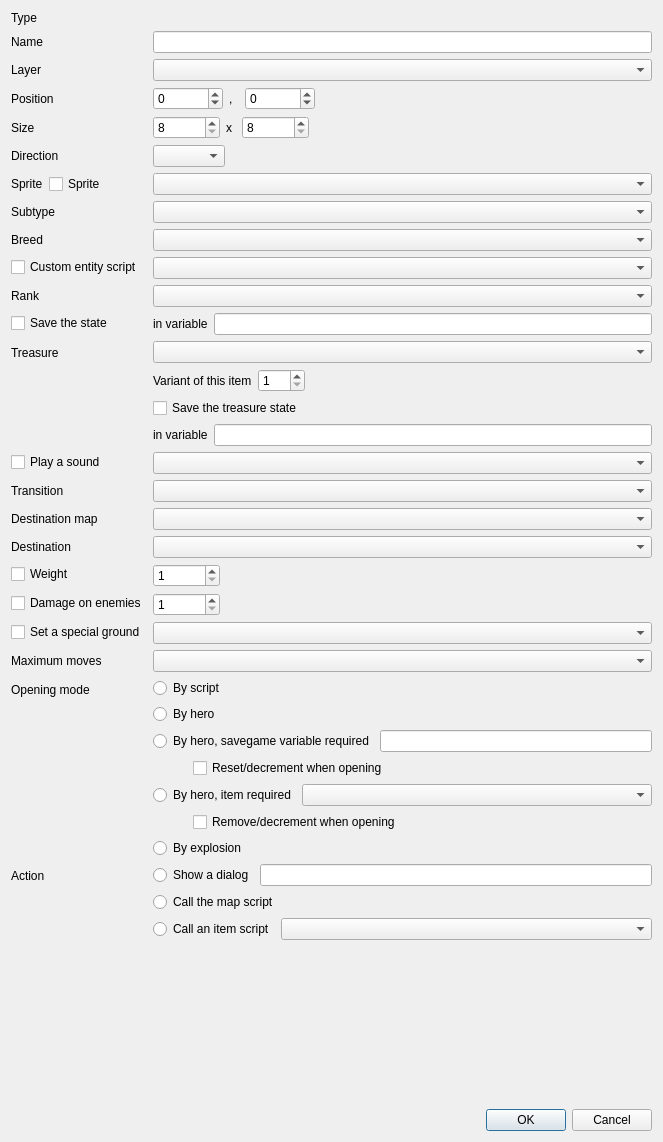
<?xml version="1.0" encoding="UTF-8"?>
<ui version="4.0">
 <class>EditEntityDialog</class>
 <widget class="QDialog" name="EditEntityDialog">
  <property name="geometry">
   <rect>
    <x>0</x>
    <y>0</y>
    <width>663</width>
    <height>1142</height>
   </rect>
  </property>
  <property name="sizePolicy">
   <sizepolicy hsizetype="Expanding" vsizetype="Preferred">
    <horstretch>0</horstretch>
    <verstretch>0</verstretch>
   </sizepolicy>
  </property>
  <property name="windowTitle">
   <string>Edit an entity</string>
  </property>
  <layout class="QVBoxLayout" name="verticalLayout_3">
   <item>
    <layout class="QFormLayout" name="form_layout">
     <property name="fieldGrowthPolicy">
      <enum>QFormLayout::AllNonFixedFieldsGrow</enum>
     </property>
     <item row="0" column="0">
      <widget class="QLabel" name="type_label">
       <property name="text">
        <string>Type</string>
       </property>
      </widget>
     </item>
     <item row="0" column="1">
      <widget class="QLabel" name="type_field">
       <property name="font">
        <font>
         <weight>75</weight>
         <bold>true</bold>
        </font>
       </property>
       <property name="text">
        <string/>
       </property>
      </widget>
     </item>
     <item row="1" column="0">
      <widget class="QLabel" name="name_label">
       <property name="text">
        <string>Name</string>
       </property>
      </widget>
     </item>
     <item row="1" column="1">
      <widget class="QLineEdit" name="name_field"/>
     </item>
     <item row="2" column="0">
      <widget class="QLabel" name="layer_label">
       <property name="text">
        <string>Layer</string>
       </property>
      </widget>
     </item>
     <item row="2" column="1">
      <widget class="EnumSelector&lt;Layer&gt;" name="layer_field"/>
     </item>
     <item row="3" column="0">
      <widget class="QLabel" name="position_label">
       <property name="text">
        <string>Position</string>
       </property>
      </widget>
     </item>
     <item row="3" column="1">
      <widget class="QWidget" name="xy_layout" native="true">
       <layout class="QHBoxLayout" name="layout_2">
        <property name="leftMargin">
         <number>0</number>
        </property>
        <property name="topMargin">
         <number>0</number>
        </property>
        <property name="rightMargin">
         <number>0</number>
        </property>
        <property name="bottomMargin">
         <number>0</number>
        </property>
        <item>
         <widget class="QSpinBox" name="x_field">
          <property name="sizePolicy">
           <sizepolicy hsizetype="Minimum" vsizetype="Fixed">
            <horstretch>0</horstretch>
            <verstretch>0</verstretch>
           </sizepolicy>
          </property>
          <property name="maximumSize">
           <size>
            <width>70</width>
            <height>16777215</height>
           </size>
          </property>
          <property name="minimum">
           <number>-999999</number>
          </property>
          <property name="maximum">
           <number>999999</number>
          </property>
          <property name="singleStep">
           <number>8</number>
          </property>
         </widget>
        </item>
        <item>
         <widget class="QLabel" name="xy_comma_label">
          <property name="minimumSize">
           <size>
            <width>10</width>
            <height>0</height>
           </size>
          </property>
          <property name="text">
           <string>,</string>
          </property>
         </widget>
        </item>
        <item>
         <widget class="QSpinBox" name="y_field">
          <property name="maximumSize">
           <size>
            <width>70</width>
            <height>16777215</height>
           </size>
          </property>
          <property name="minimum">
           <number>-999999</number>
          </property>
          <property name="maximum">
           <number>999999</number>
          </property>
          <property name="singleStep">
           <number>8</number>
          </property>
         </widget>
        </item>
        <item>
         <spacer name="xy_spacer">
          <property name="orientation">
           <enum>Qt::Horizontal</enum>
          </property>
          <property name="sizeHint" stdset="0">
           <size>
            <width>40</width>
            <height>20</height>
           </size>
          </property>
         </spacer>
        </item>
       </layout>
      </widget>
     </item>
     <item row="4" column="0">
      <widget class="QLabel" name="size_label">
       <property name="text">
        <string>Size</string>
       </property>
      </widget>
     </item>
     <item row="4" column="1">
      <widget class="QWidget" name="size_layout" native="true">
       <layout class="QHBoxLayout" name="layout">
        <property name="leftMargin">
         <number>0</number>
        </property>
        <property name="topMargin">
         <number>0</number>
        </property>
        <property name="rightMargin">
         <number>0</number>
        </property>
        <property name="bottomMargin">
         <number>0</number>
        </property>
        <item>
         <widget class="QSpinBox" name="width_field">
          <property name="maximumSize">
           <size>
            <width>70</width>
            <height>16777215</height>
           </size>
          </property>
          <property name="minimum">
           <number>8</number>
          </property>
          <property name="maximum">
           <number>999999</number>
          </property>
          <property name="singleStep">
           <number>8</number>
          </property>
         </widget>
        </item>
        <item>
         <widget class="QLabel" name="size_cross_label">
          <property name="minimumSize">
           <size>
            <width>10</width>
            <height>0</height>
           </size>
          </property>
          <property name="text">
           <string>x</string>
          </property>
         </widget>
        </item>
        <item>
         <widget class="QSpinBox" name="height_field">
          <property name="maximumSize">
           <size>
            <width>70</width>
            <height>16777215</height>
           </size>
          </property>
          <property name="minimum">
           <number>8</number>
          </property>
          <property name="maximum">
           <number>999999</number>
          </property>
          <property name="singleStep">
           <number>8</number>
          </property>
         </widget>
        </item>
        <item>
         <spacer name="size_spacer">
          <property name="orientation">
           <enum>Qt::Horizontal</enum>
          </property>
          <property name="sizeHint" stdset="0">
           <size>
            <width>40</width>
            <height>20</height>
           </size>
          </property>
         </spacer>
        </item>
       </layout>
      </widget>
     </item>
     <item row="5" column="0">
      <widget class="QLabel" name="direction_label">
       <property name="text">
        <string>Direction</string>
       </property>
      </widget>
     </item>
     <item row="5" column="1">
      <widget class="QWidget" name="direction_layout" native="true">
       <layout class="QHBoxLayout" name="layout_4">
        <property name="leftMargin">
         <number>0</number>
        </property>
        <property name="topMargin">
         <number>0</number>
        </property>
        <property name="rightMargin">
         <number>0</number>
        </property>
        <property name="bottomMargin">
         <number>0</number>
        </property>
        <item>
         <widget class="QComboBox" name="direction_field"/>
        </item>
        <item>
         <spacer name="direction_spacer">
          <property name="orientation">
           <enum>Qt::Horizontal</enum>
          </property>
          <property name="sizeHint" stdset="0">
           <size>
            <width>40</width>
            <height>20</height>
           </size>
          </property>
         </spacer>
        </item>
       </layout>
      </widget>
     </item>
     <item row="6" column="0">
      <widget class="QWidget" name="sprite_label_checkbox" native="true">
       <layout class="QHBoxLayout" name="horizontalLayout_2">
        <property name="leftMargin">
         <number>0</number>
        </property>
        <property name="topMargin">
         <number>0</number>
        </property>
        <property name="rightMargin">
         <number>0</number>
        </property>
        <property name="bottomMargin">
         <number>0</number>
        </property>
        <item>
         <widget class="QLabel" name="sprite_label">
          <property name="text">
           <string>Sprite</string>
          </property>
         </widget>
        </item>
        <item>
         <widget class="QCheckBox" name="sprite_checkbox">
          <property name="text">
           <string>Sprite</string>
          </property>
         </widget>
        </item>
       </layout>
      </widget>
     </item>
     <item row="6" column="1">
      <widget class="ResourceSelector" name="sprite_field"/>
     </item>
     <item row="7" column="0">
      <widget class="QLabel" name="subtype_label">
       <property name="text">
        <string>Subtype</string>
       </property>
      </widget>
     </item>
     <item row="7" column="1">
      <widget class="QComboBox" name="subtype_field"/>
     </item>
     <item row="8" column="0">
      <widget class="QLabel" name="breed_label">
       <property name="text">
        <string>Breed</string>
       </property>
      </widget>
     </item>
     <item row="8" column="1">
      <widget class="ResourceSelector" name="breed_field"/>
     </item>
     <item row="9" column="0">
      <widget class="QCheckBox" name="model_checkbox">
       <property name="text">
        <string>Custom entity script</string>
       </property>
      </widget>
     </item>
     <item row="9" column="1">
      <widget class="ResourceSelector" name="model_field"/>
     </item>
     <item row="10" column="0">
      <widget class="QLabel" name="rank_label">
       <property name="text">
        <string>Rank</string>
       </property>
      </widget>
     </item>
     <item row="10" column="1">
      <widget class="QComboBox" name="rank_field"/>
     </item>
     <item row="11" column="0">
      <widget class="QCheckBox" name="savegame_variable_checkbox">
       <property name="text">
        <string>Save the state</string>
       </property>
      </widget>
     </item>
     <item row="11" column="1">
      <widget class="QWidget" name="savegame_variable_layout" native="true">
       <layout class="QHBoxLayout" name="horizontalLayout">
        <property name="leftMargin">
         <number>0</number>
        </property>
        <property name="topMargin">
         <number>0</number>
        </property>
        <property name="rightMargin">
         <number>0</number>
        </property>
        <property name="bottomMargin">
         <number>0</number>
        </property>
        <item>
         <widget class="QLabel" name="savegame_variable_label">
          <property name="text">
           <string>in variable</string>
          </property>
         </widget>
        </item>
        <item>
         <widget class="QLineEdit" name="savegame_variable_field"/>
        </item>
       </layout>
      </widget>
     </item>
     <item row="12" column="0">
      <widget class="QLabel" name="treasure_label">
       <property name="text">
        <string>Treasure</string>
       </property>
      </widget>
     </item>
     <item row="12" column="1">
      <widget class="QWidget" name="treasure_layout" native="true">
       <layout class="QVBoxLayout" name="layout_3">
        <property name="leftMargin">
         <number>0</number>
        </property>
        <property name="topMargin">
         <number>0</number>
        </property>
        <property name="rightMargin">
         <number>0</number>
        </property>
        <property name="bottomMargin">
         <number>0</number>
        </property>
        <item>
         <widget class="ResourceSelector" name="treasure_name_field"/>
        </item>
        <item>
         <layout class="QHBoxLayout" name="horizontal_layout_3">
          <item>
           <widget class="QLabel" name="treasure_variant_label">
            <property name="text">
             <string>Variant of this item</string>
            </property>
           </widget>
          </item>
          <item>
           <widget class="QSpinBox" name="treasure_variant_field">
            <property name="minimum">
             <number>1</number>
            </property>
            <property name="maximum">
             <number>999</number>
            </property>
           </widget>
          </item>
          <item>
           <spacer name="horizontal_spacer_4">
            <property name="orientation">
             <enum>Qt::Horizontal</enum>
            </property>
            <property name="sizeHint" stdset="0">
             <size>
              <width>40</width>
              <height>20</height>
             </size>
            </property>
           </spacer>
          </item>
         </layout>
        </item>
        <item>
         <widget class="QCheckBox" name="save_treasure_checkbox">
          <property name="text">
           <string>Save the treasure state</string>
          </property>
         </widget>
        </item>
        <item>
         <layout class="QHBoxLayout" name="horizontal_layout_4">
          <item>
           <widget class="QLabel" name="treasure_savegame_variable_label">
            <property name="text">
             <string>in variable</string>
            </property>
           </widget>
          </item>
          <item>
           <widget class="QLineEdit" name="treasure_savegame_variable_field"/>
          </item>
         </layout>
        </item>
       </layout>
      </widget>
     </item>
     <item row="13" column="0">
      <widget class="QCheckBox" name="sound_checkbox">
       <property name="text">
        <string>Play a sound</string>
       </property>
      </widget>
     </item>
     <item row="13" column="1">
      <widget class="ResourceSelector" name="sound_field"/>
     </item>
     <item row="14" column="0">
      <widget class="QLabel" name="transition_label">
       <property name="text">
        <string>Transition</string>
       </property>
      </widget>
     </item>
     <item row="14" column="1">
      <widget class="EnumSelector&lt;TransitionStyle&gt;" name="transition_field"/>
     </item>
     <item row="15" column="0">
      <widget class="QLabel" name="destination_map_label">
       <property name="text">
        <string>Destination map</string>
       </property>
      </widget>
     </item>
     <item row="15" column="1">
      <widget class="ResourceSelector" name="destination_map_field"/>
     </item>
     <item row="16" column="0">
      <widget class="QLabel" name="destination_label">
       <property name="text">
        <string>Destination</string>
       </property>
      </widget>
     </item>
     <item row="16" column="1">
      <widget class="EntitySelector" name="destination_field"/>
     </item>
     <item row="17" column="0">
      <widget class="QCheckBox" name="weight_checkbox">
       <property name="text">
        <string>Weight</string>
       </property>
      </widget>
     </item>
     <item row="17" column="1">
      <widget class="QWidget" name="weight_layout" native="true">
       <layout class="QHBoxLayout" name="horizontalLayout_3">
        <property name="leftMargin">
         <number>0</number>
        </property>
        <property name="topMargin">
         <number>0</number>
        </property>
        <property name="rightMargin">
         <number>0</number>
        </property>
        <property name="bottomMargin">
         <number>0</number>
        </property>
        <item>
         <widget class="QSpinBox" name="weight_field">
          <property name="maximumSize">
           <size>
            <width>70</width>
            <height>16777215</height>
           </size>
          </property>
          <property name="minimum">
           <number>1</number>
          </property>
          <property name="maximum">
           <number>999999</number>
          </property>
         </widget>
        </item>
        <item>
         <spacer name="weight_spacer">
          <property name="orientation">
           <enum>Qt::Horizontal</enum>
          </property>
          <property name="sizeHint" stdset="0">
           <size>
            <width>40</width>
            <height>20</height>
           </size>
          </property>
         </spacer>
        </item>
       </layout>
      </widget>
     </item>
     <item row="18" column="0">
      <widget class="QCheckBox" name="damage_on_enemies_checkbox">
       <property name="text">
        <string>Damage on enemies</string>
       </property>
      </widget>
     </item>
     <item row="18" column="1">
      <widget class="QWidget" name="damage_on_enemies_layout" native="true">
       <layout class="QHBoxLayout" name="horizontalLayout_4">
        <property name="leftMargin">
         <number>0</number>
        </property>
        <property name="topMargin">
         <number>0</number>
        </property>
        <property name="rightMargin">
         <number>0</number>
        </property>
        <property name="bottomMargin">
         <number>0</number>
        </property>
        <item>
         <widget class="QSpinBox" name="damage_on_enemies_field">
          <property name="maximumSize">
           <size>
            <width>70</width>
            <height>16777215</height>
           </size>
          </property>
          <property name="minimum">
           <number>1</number>
          </property>
          <property name="maximum">
           <number>999999</number>
          </property>
         </widget>
        </item>
        <item>
         <spacer name="damage_on_enemies_spacer">
          <property name="orientation">
           <enum>Qt::Horizontal</enum>
          </property>
          <property name="sizeHint" stdset="0">
           <size>
            <width>40</width>
            <height>20</height>
           </size>
          </property>
         </spacer>
        </item>
       </layout>
      </widget>
     </item>
     <item row="19" column="0">
      <widget class="QCheckBox" name="ground_checkbox">
       <property name="text">
        <string>Set a special ground</string>
       </property>
      </widget>
     </item>
     <item row="19" column="1">
      <widget class="EnumSelector&lt;Ground&gt;" name="ground_field"/>
     </item>
     <item row="20" column="0">
      <widget class="QLabel" name="maximum_moves_label">
       <property name="text">
        <string>Maximum moves</string>
       </property>
      </widget>
     </item>
     <item row="20" column="1">
      <widget class="QComboBox" name="maximum_moves_field"/>
     </item>
     <item row="21" column="1">
      <widget class="QWidget" name="opening_method_layout" native="true">
       <layout class="QVBoxLayout" name="verticalLayout">
        <property name="leftMargin">
         <number>0</number>
        </property>
        <property name="topMargin">
         <number>0</number>
        </property>
        <property name="rightMargin">
         <number>0</number>
        </property>
        <property name="bottomMargin">
         <number>0</number>
        </property>
        <item>
         <widget class="QRadioButton" name="opening_method_none_radio">
          <property name="text">
           <string>By script</string>
          </property>
         </widget>
        </item>
        <item>
         <widget class="QRadioButton" name="opening_method_interaction_radio">
          <property name="text">
           <string>By hero</string>
          </property>
         </widget>
        </item>
        <item>
         <layout class="QHBoxLayout" name="opening_condition_savegame_variable_layout">
          <item>
           <widget class="QRadioButton" name="opening_method_savegame_variable_radio">
            <property name="text">
             <string>By hero, savegame variable required</string>
            </property>
           </widget>
          </item>
          <item>
           <widget class="QLineEdit" name="opening_condition_savegame_variable_field"/>
          </item>
         </layout>
        </item>
        <item>
         <layout class="QHBoxLayout" name="opening_condition_savegame_variable_consumed_layout">
          <item>
           <spacer name="opening_condition_savegame_variable_consumed_spacer">
            <property name="orientation">
             <enum>Qt::Horizontal</enum>
            </property>
            <property name="sizeType">
             <enum>QSizePolicy::Fixed</enum>
            </property>
            <property name="sizeHint" stdset="0">
             <size>
              <width>40</width>
              <height>20</height>
             </size>
            </property>
           </spacer>
          </item>
          <item>
           <widget class="QCheckBox" name="opening_condition_savegame_variable_consumed_checkbox">
            <property name="text">
             <string>Reset/decrement when opening</string>
            </property>
           </widget>
          </item>
         </layout>
        </item>
        <item>
         <layout class="QHBoxLayout" name="opening_condition_item_layout">
          <item>
           <widget class="QRadioButton" name="opening_method_item_radio">
            <property name="text">
             <string>By hero, item required</string>
            </property>
           </widget>
          </item>
          <item>
           <widget class="ResourceSelector" name="opening_condition_item_field">
            <property name="sizePolicy">
             <sizepolicy hsizetype="Expanding" vsizetype="Fixed">
              <horstretch>0</horstretch>
              <verstretch>0</verstretch>
             </sizepolicy>
            </property>
           </widget>
          </item>
         </layout>
        </item>
        <item>
         <layout class="QHBoxLayout" name="opening_condition_item_consumed_layout">
          <item>
           <spacer name="opening_condition_item_consumed_spacer">
            <property name="orientation">
             <enum>Qt::Horizontal</enum>
            </property>
            <property name="sizeType">
             <enum>QSizePolicy::Fixed</enum>
            </property>
            <property name="sizeHint" stdset="0">
             <size>
              <width>40</width>
              <height>20</height>
             </size>
            </property>
           </spacer>
          </item>
          <item>
           <widget class="QCheckBox" name="opening_condition_item_consumed_checkbox">
            <property name="text">
             <string>Remove/decrement when opening</string>
            </property>
           </widget>
          </item>
         </layout>
        </item>
        <item>
         <widget class="QRadioButton" name="opening_method_explosion_radio">
          <property name="text">
           <string>By explosion</string>
          </property>
         </widget>
        </item>
       </layout>
      </widget>
     </item>
     <item row="21" column="0">
      <widget class="QLabel" name="opening_method_label">
       <property name="text">
        <string>Opening mode</string>
       </property>
      </widget>
     </item>
     <item row="22" column="0">
      <widget class="QLabel" name="behavior_label">
       <property name="text">
        <string>Action</string>
       </property>
      </widget>
     </item>
     <item row="22" column="1">
      <widget class="QWidget" name="behavior_layout" native="true">
       <layout class="QVBoxLayout" name="layout_5">
        <property name="leftMargin">
         <number>0</number>
        </property>
        <property name="topMargin">
         <number>0</number>
        </property>
        <property name="rightMargin">
         <number>0</number>
        </property>
        <property name="bottomMargin">
         <number>0</number>
        </property>
        <item>
         <layout class="QHBoxLayout" name="behavior_dialog_layout">
          <item>
           <widget class="QRadioButton" name="behavior_dialog_radio">
            <property name="text">
             <string>Show a dialog</string>
            </property>
           </widget>
          </item>
          <item>
           <widget class="QLineEdit" name="behavior_dialog_field"/>
          </item>
         </layout>
        </item>
        <item>
         <widget class="QRadioButton" name="behavior_map_radio">
          <property name="text">
           <string>Call the map script</string>
          </property>
         </widget>
        </item>
        <item>
         <layout class="QHBoxLayout" name="behavior_item_layout">
          <item>
           <widget class="QRadioButton" name="behavior_item_radio">
            <property name="text">
             <string>Call an item script</string>
            </property>
           </widget>
          </item>
          <item>
           <widget class="ResourceSelector" name="behavior_item_field">
            <property name="sizePolicy">
             <sizepolicy hsizetype="Expanding" vsizetype="Fixed">
              <horstretch>0</horstretch>
              <verstretch>0</verstretch>
             </sizepolicy>
            </property>
           </widget>
          </item>
         </layout>
        </item>
       </layout>
      </widget>
     </item>
    </layout>
   </item>
   <item>
    <widget class="QDialogButtonBox" name="button_box">
     <property name="orientation">
      <enum>Qt::Horizontal</enum>
     </property>
     <property name="standardButtons">
      <set>QDialogButtonBox::Cancel|QDialogButtonBox::Ok</set>
     </property>
     <property name="centerButtons">
      <bool>false</bool>
     </property>
    </widget>
   </item>
  </layout>
 </widget>
 <customwidgets>
  <customwidget>
   <class>ResourceSelector</class>
   <extends>QComboBox</extends>
   <header>gui/resource_selector.h</header>
  </customwidget>
  <customwidget>
   <class>EnumSelector&lt;Layer&gt;</class>
   <extends>QComboBox</extends>
   <header>layer_traits.h</header>
  </customwidget>
  <customwidget>
   <class>EnumSelector&lt;TransitionStyle&gt;</class>
   <extends>QComboBox</extends>
   <header>transition_traits.h</header>
  </customwidget>
  <customwidget>
   <class>EntitySelector</class>
   <extends>QComboBox</extends>
   <header>gui/entity_selector.h</header>
  </customwidget>
  <customwidget>
   <class>EnumSelector&lt;Ground&gt;</class>
   <extends>QComboBox</extends>
   <header>ground_traits.h</header>
  </customwidget>
 </customwidgets>
 <resources/>
 <connections>
  <connection>
   <sender>button_box</sender>
   <signal>accepted()</signal>
   <receiver>EditEntityDialog</receiver>
   <slot>accept()</slot>
   <hints>
    <hint type="sourcelabel">
     <x>248</x>
     <y>254</y>
    </hint>
    <hint type="destinationlabel">
     <x>157</x>
     <y>274</y>
    </hint>
   </hints>
  </connection>
  <connection>
   <sender>button_box</sender>
   <signal>rejected()</signal>
   <receiver>EditEntityDialog</receiver>
   <slot>reject()</slot>
   <hints>
    <hint type="sourcelabel">
     <x>316</x>
     <y>260</y>
    </hint>
    <hint type="destinationlabel">
     <x>286</x>
     <y>274</y>
    </hint>
   </hints>
  </connection>
 </connections>
</ui>
